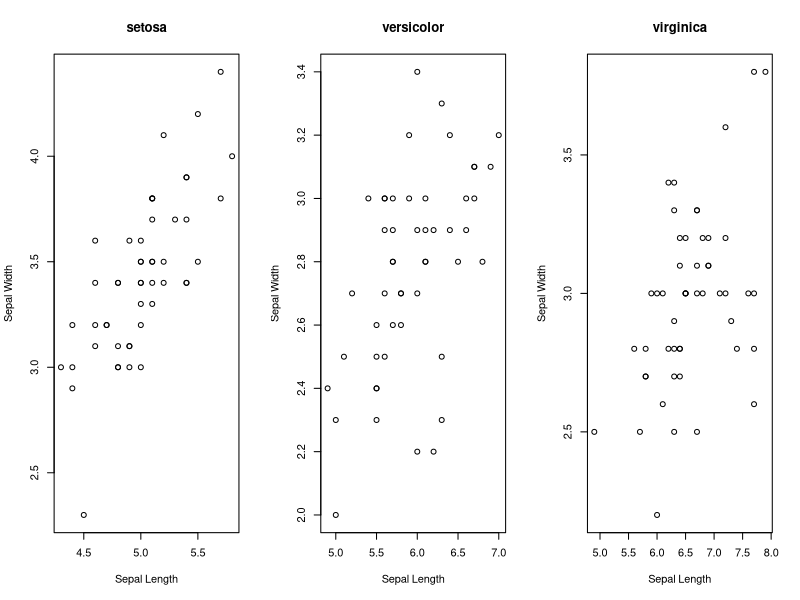

The R source for this figure:
## ---- chunk 1
knitr::opts_chunk$set(echo = FALSE)
## ---- chunk 2
# Solution 2: save the program in file "mySpecies.R"
# The following commands should be saved in a script
layout(matrix(1:3,1,3)) 
data(iris)
species = unique(iris$Species)
for (i in 1:length(species)) {
  data = iris[ iris$Species == species[i],]
  plot(data$Sepal.Length, data$Sepal.Width,
          xlab = "Sepal Length", ylab = "Sepal Width")
  title(species[i])
}
## ---- chunk 3
# Use print
square = function(x) print(x*x)
square(3)
# Use default parameter
msd = function(x = 1:10) {
  m = mean(x)
  s = sd(x)
  print(c(m,s))
}
msd()
msd(1:100)
## ---- chunk 4
knitr::kable(data.frame(function_name = c("sum(x)", "prod(x)", "max(x), min(x)", "which.max(x)", "which.min(x)", "range(x)", "mean(x)","median(x)"),
                        description = c("Sum of the elements of x", "Product of the elements of x", "Maximum, minimum of the elements of", "Returns the index of the maximum of the elements of x", "Returns the index of the minimum of the elements of x", "Similar to c(min(x), max(x))", "Mean of the elements of x", "Median of the elements of x")))
## ---- chunk 5
knitr::kable(data.frame(function_name = c("var(x)", "cov(x)", "cor(x)", "sd(x)", "round(x,n)", "rev(x)", "sort(x)", "rank(x)", "scale(x)"),
                        description = c("Variance of the elements of x", "Covariance matrix if x is a matrix","Correlation matrix of x if x is a matrix or a data.frame", "Standard deviation of the elements of x", "Rounds the elements of x to n decimals", "Reverse the order of the elements of x", "Sort the elements of x in ascending order", "Rank the elements of x", "Scale (center and reduce) x")))
## ---- chunk 6
knitr::kable(data.frame(function_name = c("pmin(x,y,...)","cumsum(x)","cumprod()", "cummin()", "cummax()","match(x,y)","choose(x,k)","na.omit()","na.fail()"),
                        description = c("A vector whose element i is the minimum of x[i] and y[i]",
                                        "A vector whose element i is the sum of x[i] and y[i]",
                                        "Similar as cumsum() with product",
                                        "Similar as cumsum() with minimum",
                                        "Similar as cumsum() with maximum",
                                        "Vector of same length as x with elements of x that are in y",
                                        "Binomial coefficient","Remove observations with missing values",
                                        "Returns an error message if x contains at least one NA")))
## ---- chunk 7
knitr::kable(data.frame(function_name = c("unique()","table()","subset()", "sample(x,n)"),
                        description = c("Returns a similar object without duplicates",
                                        "Returns table of counts of the values of x",
                                        "Returns a selection of x based on criteria",
                                        "Random sampling of x of size n, without replacement")))
